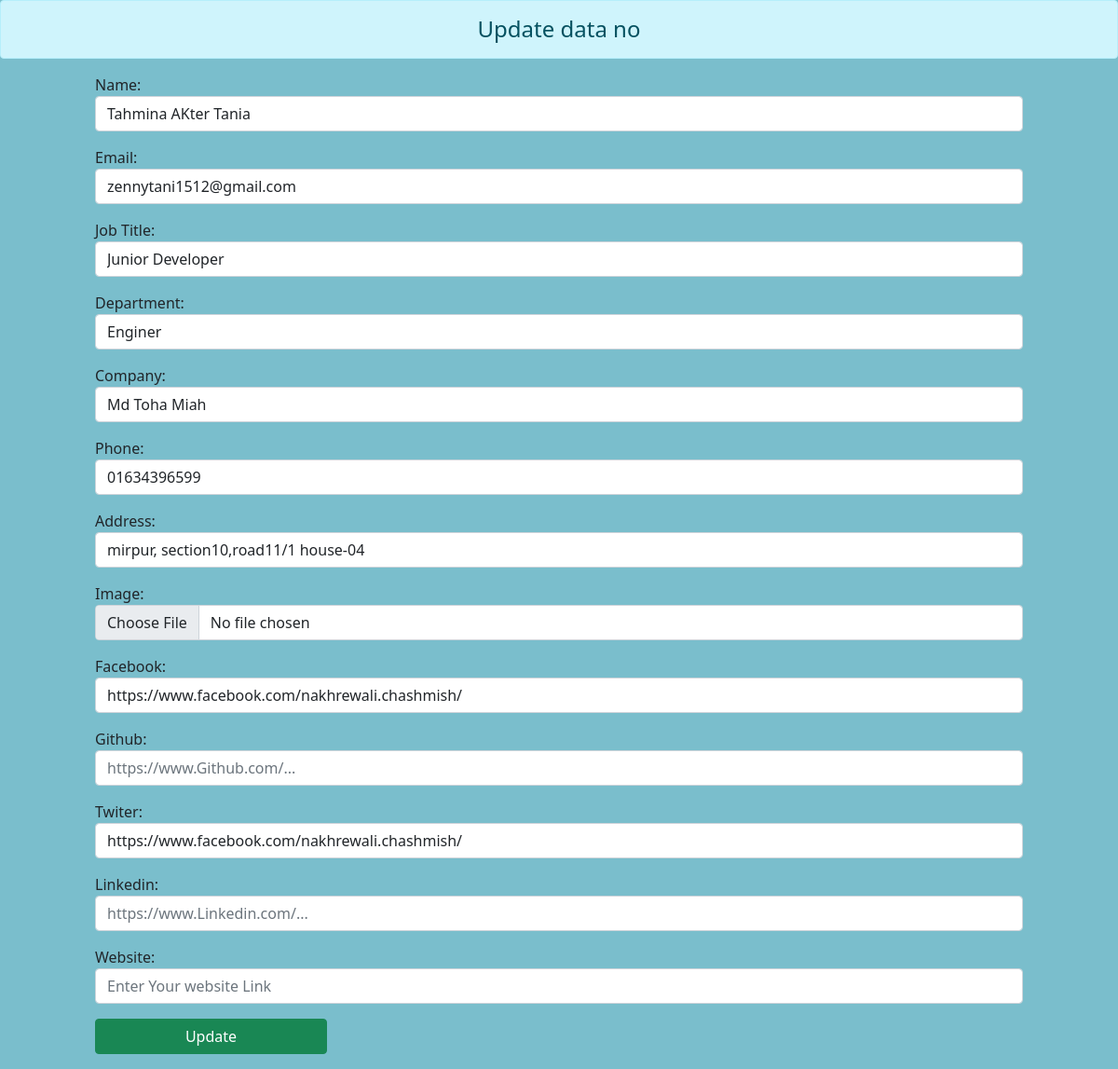
The page /edit/Tahmina AKter Tania/ on the database as committed earlier.
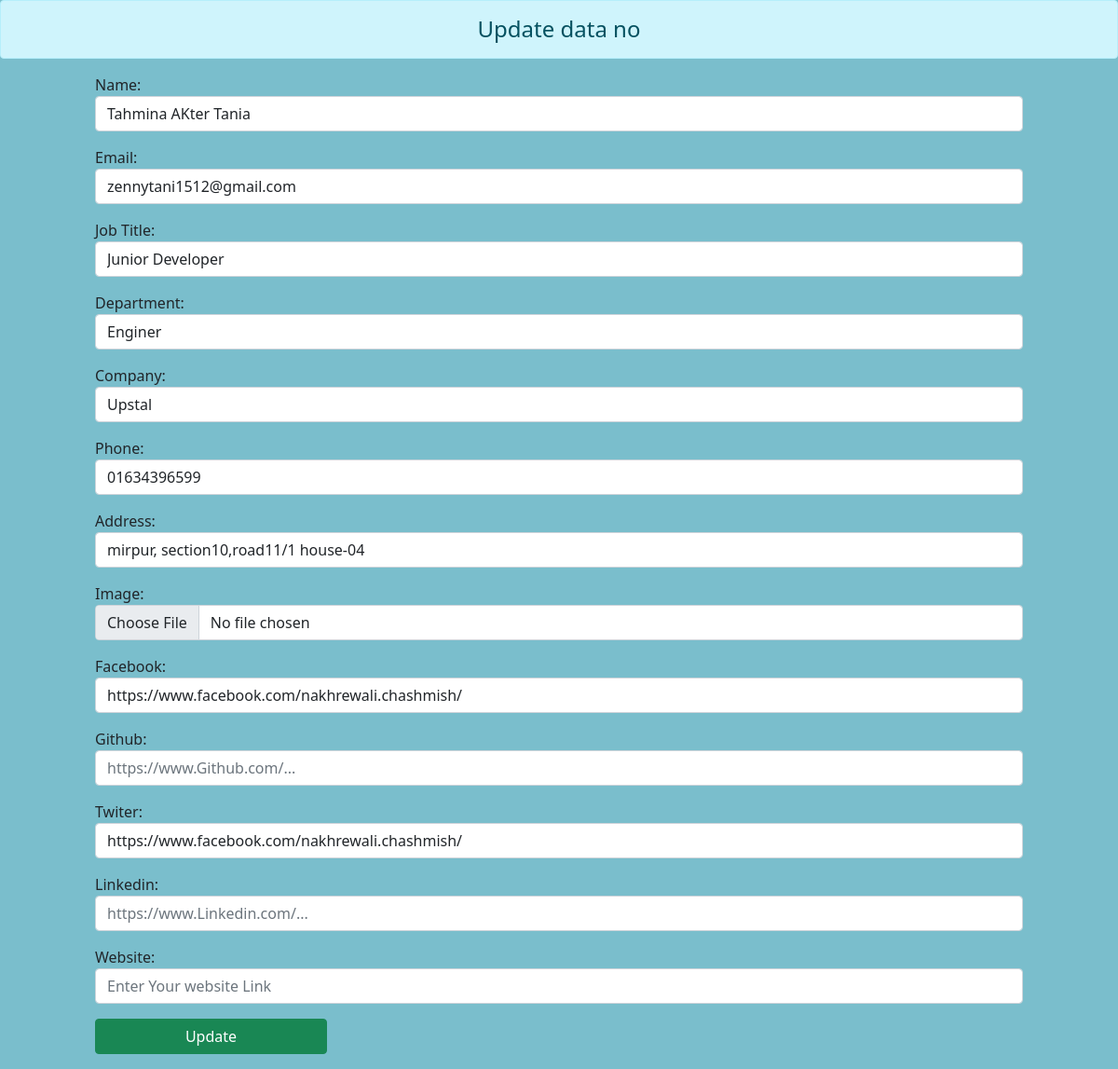
The same page on the database as committed later.
### signature/models.py (models this page shows)
class person(models.Model):
    id=models.IntegerField(primary_key=True)
    name = models.CharField(max_length=20,null=True, blank=True)
    email = models.EmailField(max_length=50,null=True, blank=True)
    Job_Title= models.CharField(max_length=20,null=True, blank=True)
    Department= models.CharField(max_length=20,null=True, blank=True)
    Company= models.CharField(max_length=20,null=True, blank=True)
    Phone= models.CharField(max_length=20,null=True, blank=True)
    Image = models.ImageField(upload_to='upload/',null=True,blank=True)
    Mobile= models.CharField(max_length=20,null=True, blank=True)
    Website=models.CharField(max_length=20,null=True, blank=True)
    Address= models.TextField(max_length=200, null=True, blank=True)
    password = models.CharField(max_length=10, null=True, blank=True)
    Facebook = models.URLField(max_length=200,null=True, blank=True)
    Github = models.URLField(max_length=200,null=True, blank=True)
    Twiter = models.URLField(max_length=200,null=True, blank=True)
    Linkedin = models.URLField(max_length=200,null=True, blank=True)

### signature/views.py (the view)
# urls.py: path('edit/<str:pers_name>/',views.Edit, name='edit')
def Edit(request,pers_name):
    if request.method == 'POST':
        new = person.objects.last()
        form = registration(request.POST,instance=new)
        if form.is_valid():
            form.save()
    else:
        new = person.objects.last()
        form = registration(instance=new)
    return render(request,'signature/edit.html',{
        'form': form,
        'id':id
    })

### signature/templates/signature/edit.html (shortened to what this page needs)
{% extends 'signature/input.html' %}
{%block body%}
<h4 class="text-center alert alert-info" > Update data no</h4>
<div class="row">
    <div class="col-sm-10 offset-1" >
        <form action="{% url 'output' %}" method="POST" enctype="multipart/form-data">
            {{form.as_p}}
           <input type="submit" class="btn btn-success col-sm-3" value="Update">
        </form>
    </div>
{%endblock body%}

### signature/templates/signature/input.html (shortened to what this page needs)
{% extends 'signature/base.html' %}
{%block output%}
{%load static%}
{%endblock output%}

### signature/templates/signature/base.html (shortened to what this page needs)
{%load static%}
<html>
    <head>
        <link rel="stylesheet" href="{% static 'signature/css/bootstrap.css'%}">
		<link rel="stylesheet" href="{% static 'signature/css/inputtab.css'%}">
    </head>
    {%block body%}{%endblock body%}
</html>

### signature/static/signature/css/inputtab.css (style rules this page uses)
body, html { margin: 0; padding: 0; height: 100%; background: #7abecc !important; }

Rows that differ between the two databases and show on the page:
changed person "Tahmina AKter Tania": Company "Md Toha Miah" → "Upstal"
